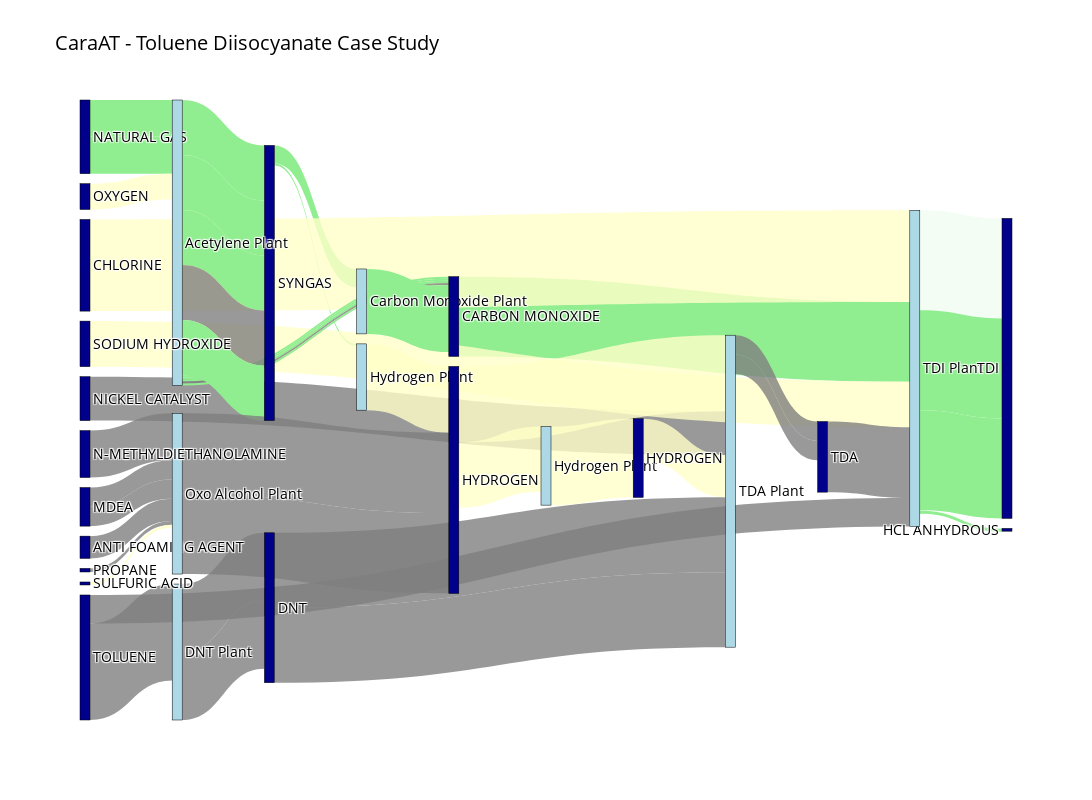

The notebook cell this image was saved under:
### Markdown cell above
## 8. Sankey Visualisation

Finally, we visualise the results of the LP optimisation using a Sankey diagram. The `SankeyDiagramGenerator` takes the graph and the LP results (beta_d_res for duplet flows and beta_t_res for triplet flows) as input. We prepare the data, generate the diagram with a title and specified dimensions, display it, and save it as an HTML file.

### Code cell
# Extract LP results for the Sankey diagram
beta_t_res = results["beta_t_res"]
beta_d_res = results["beta_d_res"]

# Initialize the generator
generator = SankeyDiagramGenerator(graph, beta_d_res, beta_t_res)

# Prepare the data
generator.prepare_data()

# Generate the diagram
fig = generator.generate_sankey_diagram(
    title="CaraAT - Toluene Diisocyanate Case Study", width=1200, height=800
)

# Display the diagram
generator.display_diagram(fig)

# Save the diagram
generator.save_diagram(fig, "assets/sankey_diagram.html", scale=3)

### Figure 1 — Plotly figure (JSON) as saved in the notebook; plotly's stock layout.template omitted (floating-point values rounded to 4 significant figures)
{"data": [{"link": {"color": ["rgba(128, 128, 128, 0.8)", "rgba(144, 238, 144, 1.10)", "rgba(144, 238, 144, 1.10)", "rgba(144, 238, 144, 1.10)", "rgba(255, 255, 200, 0.8)", "rgba(128, 128, 128, 0.8)", "rgba(144, 238, 144, 1.10)", "rgba(144, 238, 144, 1.10)", "rgba(255, 255, 200, 0.8)", "rgba(128, 128, 128, 0.8)", "rgba(128, 128, 128, 0.8)", "rgba(255, 255, 200, 0.8)", "rgba(128, 128, 128, 0.8)", "rgba(255, 255, 200, 0.8)", "rgba(255, 255, 200, 0.8)", "rgba(255, 255, 200, 0.8)", "rgba(128, 128, 128, 0.8)", "rgba(128, 128, 128, 0.8)", "rgba(128, 128, 128, 0.8)", "rgba(255, 255, 200, 0.8)", "rgba(128, 128, 128, 0.8)", "rgba(128, 128, 128, 0.8)", "rgba(128, 128, 128, 0.8)", "rgba(255, 255, 200, 0.8)", "rgba(144, 238, 144, 0.11)", "rgba(144, 238, 144, 1.10)", "rgba(144, 238, 144, 1.10)", "rgba(144, 238, 144, 0.11)", "rgba(144, 238, 144, 1.10)", "rgba(144, 238, 144, 1.10)", "rgba(128, 128, 128, 0.8)", "rgba(128, 128, 128, 0.8)", "rgba(255, 255, 200, 0.8)", "rgba(144, 238, 144, 1.10)", "rgba(144, 238, 144, 1.10)", "rgba(144, 238, 144, 1.10)", "rgba(128, 128, 128, 0.8)", "rgba(144, 238, 144, 1.10)", "rgba(144, 238, 144, 1.10)", "rgba(144, 238, 144, 1.10)", "rgba(144, 238, 144, 1.10)", "rgba(128, 128, 128, 0.8)", "rgba(144, 238, 144, 1.10)", "rgba(128, 128, 128, 0.8)", "rgba(128, 128, 128, 0.8)", "rgba(144, 238, 144, 1.10)", "rgba(128, 128, 128, 0.8)", "rgba(128, 128, 128, 0.8)"], "customdata": [0, 1, 1, 1, 0, 0, 1, 1, 0, 0, 0, 0, 0, 0, 0, 0, 0, 0, 0, 0, 0, 0, 0, 0, 0.2222, 1, 1, 0.2222, 1, 1, 0, 0, 0, 1, 1, 1, 0, 1, 1, 1, 1, 0, 1, 0, 0, 1, 0, 0], "hoverinfo": "all", "hoverlabel": {"bgcolor": "white"}, "hovertemplate": "Substream: %{label}<br>Biogenic Content: %{customdata:.2f}<extra></extra>", "label": ["[C]", "[C-]#[O+]", "C", "CC", "No carbon data", "C[Si](C)(C)O[Si](C)(C)O[Si](C)(C)C", "[C-]#[O+]", "[C-]#[O+]", "No carbon data", "Cc1c([N+](=O)[O-])cccc1[N+](=O)[O-]", "Cc1ccc([N+](=O)[O-])cc1[N+](=O)[O-]", "No carbon data", "CCC", "No carbon data", "No carbon data", "No carbon data", "Cc1ccc(N)cc1N", "C1CNCCN1", "CN(CCO)CCO", "No carbon data", "Cc1ccccc1", "Cc1ccccc1", "CN(CCO)CCO", "No carbon data", "Cc1ccc(N=C=O)cc1N=C=O", "O=C=O", "[C-]#[O+]", "Cc1ccc(N=C=O)cc1N=C=O", "O=C=O", "[C-]#[O+]", "Cc1ccc(N)c(N)c1.Cc1cccc(N)c1N", "Cc1ccc(N)cc1N", "No carbon data", "C#C", "C#CC", "C=C=C", "CN1CCCC1=O", "[C-]#[O+]", "C#C", "C#CC", "C=C=C", "CN1CCCC1=O", "[C-]#[O+]", "C", "[C-]#[O+]", "[C-]#[O+]", "Cc1c([N+](=O)[O-])cccc1[N+](=O)[O-]", "Cc1ccc([N+](=O)[O-])cc1[N+](=O)[O-]"], "source": [13, 11, 3, 3, 16, 6, 0, 0, 21, 4, 4, 15, 2, 26, 26, 22, 1, 19, 19, 8, 18, 18, 20, 7, 23, 23, 23, 23, 23, 23, 24, 24, 14, 17, 17, 17, 17, 17, 17, 17, 17, 17, 17, 12, 12, 9, 10, 10], "target": [24, 23, 17, 17, 17, 12, 7, 9, 23, 24, 24, 24, 12, 24, 14, 12, 23, 12, 12, 23, 23, 10, 12, 26, 25, 25, 25, 5, 5, 5, 1, 1, 15, 11, 11, 11, 11, 11, 0, 0, 0, 0, 0, 26, 26, 11, 4, 4], "value": [0.4326, 0.7853, 0.3627, 0.3627, 0.254, 0.2193, 0.02105, 0.1779, 0.4483, 0.738, 0.738, 0.4144, 0.03523, 0.7486, 0.6438, 0.02953, 0.6956, 0.19, 0.19, 0.9022, 0.2804, 0.9505, 0.4621, 0.6526, 0.9847, 0.9847, 0.9847, 0.009142, 0.009142, 0.009142, 0.1912, 0.1912, 0.7748, 0.0205, 0.0205, 0.0205, 0.0205, 0.0205, 0.5418, 0.5418, 0.5418, 0.5418, 0.5418, 0.7914, 0.7914, 0.6392, 0.6692, 0.6692]}, "node": {"color": ["darkblue", "darkblue", "darkblue", "darkblue", "darkblue", "darkblue", "darkblue", "lightblue", "darkblue", "lightblue", "lightblue", "darkblue", "lightblue", "darkblue", "lightblue", "darkblue", "darkblue", "lightblue", "darkblue", "darkblue", "darkblue", "darkblue", "darkblue", "lightblue", "lightblue", "darkblue", "darkblue"], "label": ["SYNGAS", "TDA", "PROPANE", "NATURAL GAS", "DNT", "HCL ANHYDROUS", "ANTI FOAMING AGENT", "Hydrogen Plant", "CHLORINE", "Carbon Monoxide Plant", "DNT Plant", "CARBON MONOXIDE", "Oxo Alcohol Plant", "NICKEL CATALYST", "Hydrogen Plant", "HYDROGEN", "OXYGEN", "Acetylene Plant", "TOLUENE", "MDEA", "N-METHYLDIETHANOLAMINE", "SODIUM HYDROXIDE", "SULFURIC ACID", "TDI Plant", "TDA Plant", "TDI", "HYDROGEN"], "line": {"color": "black", "width": 0.5}, "pad": 10, "thickness": 10}, "type": "sankey", "visible": true}], "layout": {"font": {"color": "black", "size": 14}, "height": 800, "title": {"text": "CaraAT - Toluene Diisocyanate Case Study"}, "width": 1200}}
